Frame 1 (no input): blank canvas, image omitted
Frame 60 (no input): blank canvas, image omitted
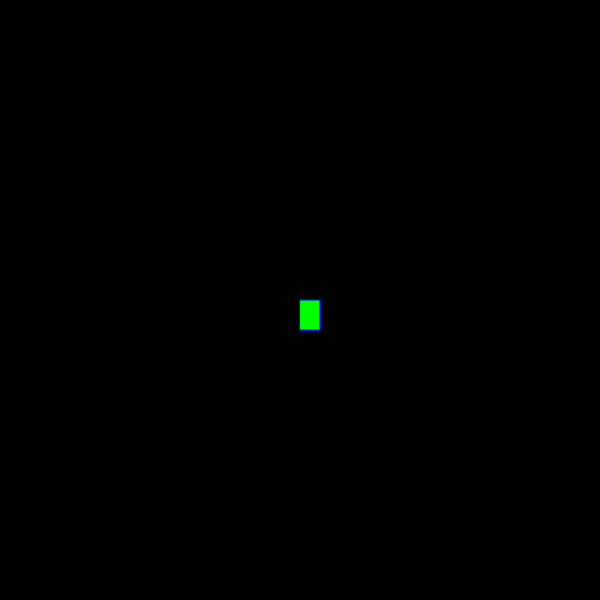
Frame 120 (the mouse pressed at the canvas centre since frame 60)

The p5.js sketch whose frames 1 and 60 were blank and that drew this single picture after the mouse press (run headless with seeded random() and noise() and a simulated clock; from frame 60 on, the mouse is pressed at the canvas centre):

// p5.js sketch
// ── sketch.js
function setup() {
  createCanvas(600, 600);
  background("black");
}

function draw() {
  fill("lime");
  stroke("blue");
  strokeWeight(1)
  if (mouseIsPressed) {
  rect( mouseX, mouseY, 20,30);
  }
} 

// ── style.css
html, body {
  margin: 0;
  padding: 0;
}lay: block;
}

canvas
{ 
  disp
